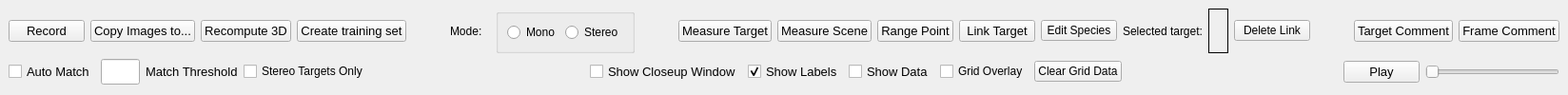
  <widget class="QDockWidget" name="toolsDockWidget">
   <property name="windowTitle">
    <string>Tools</string>
   </property>
   <attribute name="dockWidgetArea">
    <number>4</number>
   </attribute>
   <widget class="QWidget" name="dockWidgetContents_8">
    <layout class="QVBoxLayout" name="verticalLayout_4">
     <item>
      <layout class="QHBoxLayout" name="horizontalLayout_3">
       <item>
        <widget class="QPushButton" name="recordBtn">
         <property name="font">
          <font>
           <pointsize>10</pointsize>
          </font>
         </property>
         <property name="text">
          <string>Record</string>
         </property>
         <property name="checkable">
          <bool>true</bool>
         </property>
        </widget>
       </item>
       <item>
        <widget class="QPushButton" name="copyBtn">
         <property name="font">
          <font>
           <pointsize>10</pointsize>
          </font>
         </property>
         <property name="text">
          <string>Copy Images to...</string>
         </property>
        </widget>
       </item>
       <item>
        <widget class="QPushButton" name="recomputeBtn">
         <property name="font">
          <font>
           <pointsize>10</pointsize>
          </font>
         </property>
         <property name="text">
          <string>Recompute 3D</string>
         </property>
        </widget>
       </item>
       <item>
        <widget class="QPushButton" name="trainBtn">
         <property name="sizePolicy">
          <sizepolicy hsizetype="Maximum" vsizetype="Maximum">
           <horstretch>105</horstretch>
           <verstretch>0</verstretch>
          </sizepolicy>
         </property>
         <property name="font">
          <font>
           <pointsize>10</pointsize>
          </font>
         </property>
         <property name="text">
          <string>Create training set</string>
         </property>
         <property name="checkable">
          <bool>true</bool>
         </property>
        </widget>
       </item>
       <item>
        <spacer name="horizontalSpacer_2">
         <property name="orientation">
          <enum>Qt::Horizontal</enum>
         </property>
         <property name="sizeHint" stdset="0">
          <size>
           <width>40</width>
           <height>20</height>
          </size>
         </property>
        </spacer>
       </item>
       <item>
        <layout class="QHBoxLayout" name="horizontalLayout">
         <property name="rightMargin">
          <number>5</number>
         </property>
         <item>
          <widget class="QLabel" name="label_5">
           <property name="text">
            <string>Mode: </string>
           </property>
          </widget>
         </item>
        </layout>
       </item>
       <item>
        <widget class="QGroupBox" name="groupBox">
         <property name="title">
          <string/>
         </property>
         <layout class="QHBoxLayout" name="horizontalLayout_20">
          <item>
           <widget class="QRadioButton" name="monoRadio">
            <property name="text">
             <string>Mono</string>
            </property>
           </widget>
          </item>
          <item>
           <widget class="QRadioButton" name="stereoRadio">
            <property name="text">
             <string>Stereo</string>
            </property>
           </widget>
          </item>
         </layout>
        </widget>
       </item>
       <item>
        <spacer name="horizontalSpacer_3">
         <property name="orientation">
          <enum>Qt::Horizontal</enum>
         </property>
         <property name="sizeHint" stdset="0">
          <size>
           <width>40</width>
           <height>20</height>
          </size>
         </property>
        </spacer>
       </item>
       <item>
        <widget class="QPushButton" name="measureBtn">
         <property name="maximumSize">
          <size>
           <width>16777215</width>
           <height>16777215</height>
          </size>
         </property>
         <property name="font">
          <font>
           <pointsize>10</pointsize>
          </font>
         </property>
         <property name="text">
          <string>Measure Target</string>
         </property>
         <property name="checkable">
          <bool>true</bool>
         </property>
        </widget>
       </item>
       <item>
        <widget class="QPushButton" name="measureScBtn">
         <property name="maximumSize">
          <size>
           <width>16777215</width>
           <height>16777215</height>
          </size>
         </property>
         <property name="font">
          <font>
           <pointsize>10</pointsize>
          </font>
         </property>
         <property name="text">
          <string>Measure Scene</string>
         </property>
         <property name="checkable">
          <bool>true</bool>
         </property>
        </widget>
       </item>
       <item>
        <widget class="QPushButton" name="rangeBtn">
         <property name="maximumSize">
          <size>
           <width>16777215</width>
           <height>16777215</height>
          </size>
         </property>
         <property name="font">
          <font>
           <pointsize>10</pointsize>
          </font>
         </property>
         <property name="text">
          <string>Range Point</string>
         </property>
         <property name="checkable">
          <bool>true</bool>
         </property>
        </widget>
       </item>
       <item>
        <widget class="QPushButton" name="linkBtn">
         <property name="maximumSize">
          <size>
           <width>16777215</width>
           <height>16777215</height>
          </size>
         </property>
         <property name="font">
          <font>
           <pointsize>10</pointsize>
          </font>
         </property>
         <property name="text">
          <string>Link Target</string>
         </property>
         <property name="checkable">
          <bool>true</bool>
         </property>
        </widget>
       </item>
       <item>
        <widget class="QPushButton" name="editSpeciesBtn">
         <property name="text">
          <string>Edit Species</string>
         </property>
        </widget>
       </item>
       <item>
        <widget class="QLabel" name="label_4">
         <property name="text">
          <string>Selected target:</string>
         </property>
        </widget>
       </item>
       <item>
        <widget class="QLabel" name="targetLinkLabel">
         <property name="minimumSize">
          <size>
           <width>21</width>
           <height>0</height>
          </size>
         </property>
         <property name="frameShape">
          <enum>QFrame::Box</enum>
         </property>
         <property name="text">
          <string/>
         </property>
        </widget>
       </item>
       <item>
        <widget class="QPushButton" name="delLinkBtn">
         <property name="text">
          <string>Delete Link</string>
         </property>
        </widget>
       </item>
       <item>
        <spacer name="horizontalSpacer_8">
         <property name="orientation">
          <enum>Qt::Horizontal</enum>
         </property>
         <property name="sizeHint" stdset="0">
          <size>
           <width>40</width>
           <height>20</height>
          </size>
         </property>
        </spacer>
       </item>
       <item>
        <widget class="QPushButton" name="targetCommentBtn">
         <property name="font">
          <font>
           <pointsize>10</pointsize>
          </font>
         </property>
         <property name="text">
          <string>Target Comment</string>
         </property>
        </widget>
       </item>
       <item>
        <widget class="QPushButton" name="frameCommentBtn">
         <property name="font">
          <font>
           <pointsize>10</pointsize>
          </font>
         </property>
         <property name="text">
          <string>Frame Comment</string>
         </property>
         <property name="checkable">
          <bool>true</bool>
         </property>
        </widget>
       </item>
      </layout>
     </item>
     <item>
      <layout class="QHBoxLayout" name="horizontalLayout_2">
       <item>
        <widget class="QCheckBox" name="computeMatchBox">
         <property name="font">
          <font>
           <pointsize>10</pointsize>
          </font>
         </property>
         <property name="text">
          <string>Auto Match</string>
         </property>
        </widget>
       </item>
       <item>
        <widget class="QLineEdit" name="matchThresholdEdit">
         <property name="maximumSize">
          <size>
           <width>41</width>
           <height>16777215</height>
          </size>
         </property>
         <property name="font">
          <font>
           <pointsize>12</pointsize>
          </font>
         </property>
         <property name="inputMethodHints">
          <set>Qt::ImhPreferNumbers</set>
         </property>
        </widget>
       </item>
       <item>
        <widget class="QLabel" name="label_2">
         <property name="font">
          <font>
           <pointsize>10</pointsize>
          </font>
         </property>
         <property name="text">
          <string>Match Threshold</string>
         </property>
        </widget>
       </item>
       <item>
        <widget class="QCheckBox" name="stereoOnlyCheckBox">
         <property name="text">
          <string>Stereo Targets Only</string>
         </property>
        </widget>
       </item>
       <item>
        <spacer name="horizontalSpacer_4">
         <property name="orientation">
          <enum>Qt::Horizontal</enum>
         </property>
         <property name="sizeHint" stdset="0">
          <size>
           <width>40</width>
           <height>20</height>
          </size>
         </property>
        </spacer>
       </item>
       <item>
        <widget class="QCheckBox" name="closeupCheck">
         <property name="font">
          <font>
           <pointsize>10</pointsize>
          </font>
         </property>
         <property name="text">
          <string>Show Closeup Window</string>
         </property>
        </widget>
       </item>
       <item>
        <widget class="QCheckBox" name="labelCheck">
         <property name="font">
          <font>
           <pointsize>10</pointsize>
          </font>
         </property>
         <property name="text">
          <string>Show Labels</string>
         </property>
         <property name="checked">
          <bool>true</bool>
         </property>
        </widget>
       </item>
       <item>
        <widget class="QCheckBox" name="showDataCheck">
         <property name="font">
          <font>
           <pointsize>10</pointsize>
          </font>
         </property>
         <property name="text">
          <string>Show Data</string>
         </property>
        </widget>
       </item>
       <item>
        <widget class="QCheckBox" name="gridCheck">
         <property name="text">
          <string>Grid Overlay</string>
         </property>
        </widget>
       </item>
       <item>
        <widget class="QPushButton" name="clearGridBtn">
         <property name="text">
          <string>Clear Grid Data</string>
         </property>
        </widget>
       </item>
       <item>
        <spacer name="horizontalSpacer_7">
         <property name="orientation">
          <enum>Qt::Horizontal</enum>
         </property>
         <property name="sizeHint" stdset="0">
          <size>
           <width>40</width>
           <height>20</height>
          </size>
         </property>
        </spacer>
       </item>
       <item>
        <layout class="QHBoxLayout" name="horizontalLayout_4">
         <item>
          <widget class="QPushButton" name="playBtn">
           <property name="font">
            <font>
             <pointsize>10</pointsize>
            </font>
           </property>
           <property name="text">
            <string>Play</string>
           </property>
           <property name="checkable">
            <bool>true</bool>
           </property>
          </widget>
         </item>
         <item>
          <widget class="QSlider" name="playSpeedSlider">
           <property name="minimumSize">
            <size>
             <width>51</width>
             <height>0</height>
            </size>
           </property>
           <property name="minimum">
            <number>1</number>
           </property>
           <property name="maximum">
            <number>100</number>
           </property>
           <property name="singleStep">
            <number>10</number>
           </property>
           <property name="orientation">
            <enum>Qt::Horizontal</enum>
           </property>
          </widget>
         </item>
        </layout>
       </item>
      </layout>
     </item>
    </layout>
   </widget>
  </widget>
